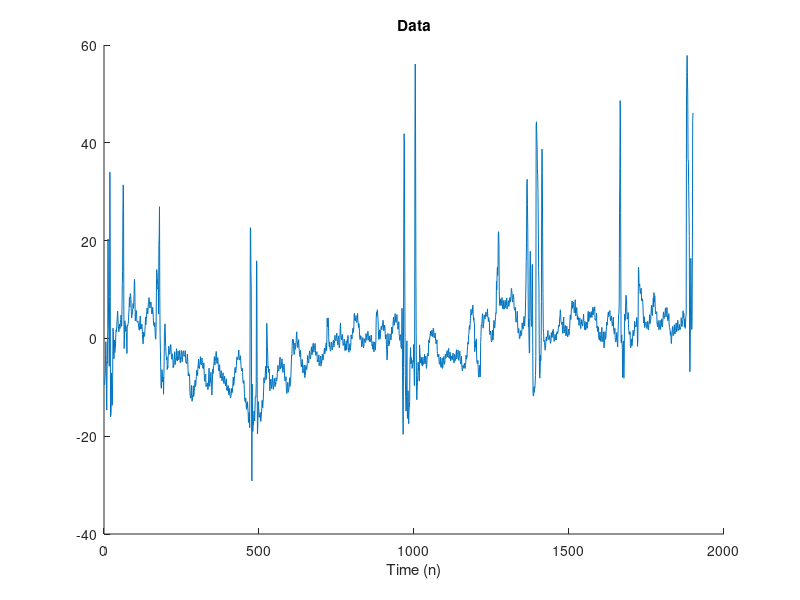

The MATLAB script that drew this image: (Note: this script raises an error after producing the figure.)
%% TARA_Example2: Transient Artifact Reduction Algorithm (TARA)
% TARA is designed to remove step and spike artifacts from data
% with low-frequency and white stochasitc components. 

%% Start

clear
% close all

printme = @(filename) print('-dpdf', sprintf('figures/TARA_Example2_%s', filename));


%% Load data

data = load('data/wl1_col02.txt');

y = data;

N = length(y);
n = 1:N;

figure(1)
clf
plot(y);
% xlim([900 1800])
box off
title('Data')
xlabel('Time (n)')


%% Set parameters

% Filter parameters:
fc = 0.03;          % fc : cut-off frequency (cycles/sample) (0 < fc < 0.5);
d = 1;              % d : filter order parameter (d = 1, 2, or 3)

% TARA parameters
theta = 0.05;
beta = 1.4;
ps = 1.0;   % psuedo sigma (psuedo noise)


%% Define filters
% The high-pass filter is H = B*inv(A)
% where A and B are banded matrices (sparse data type in MATLAB)

[A, B, B1] = BAfilt(d, fc, N);

H = @(x) B*(A\x);           % H : high-pass filter

L = @(x) x - [nan(d,1); H(x); nan(d,1)];          % L : low-pass filter

x_lpf = L(y);               % x_lpf : Apply low-pass filter to data


%% Low-pass filter (LPF)
% Apply the low-pass filter to the data. Observe that the output of the low-pass filter does not
% closely follow the slowly varying background trend. The brief pulses in the
% data cause the output of the low-pass filter to deviate from the 
% background trend.

figure(1)
clf
plot(n, y, 'r', n, x_lpf)
xlim([900 1800])
title('Low-pass filtering')
legend('Raw data', 'LPF output')


%% TARA with L1 norm penalty
% TARA: Transient artifact reducation algortithm 

Nit = 100;

% Run TARA
[x1, x2, f, cost, lam0, lam1, lam2] = tara2_L1(y, d, fc, theta, beta, ps, Nit);

txt = sprintf('fc = %.3f, d = %d, theta = %.3f, beta = %.3f, sigma = %.3f, %d iterations', fc, d, theta, beta, ps, Nit);

%%
% Cost function history

figure(1)
clf
plot(1:Nit, cost)
xlabel('iterations')
title('Cost function history')
box off

%% Display output

signals = [data x1 x2 x1+x2 data-x1-x2];
labels = {'Raw data','Type 1 artifact', 'Type 2 artifact', 'Total artifact', 'Corrected data'};
M = length(labels);
gap = 60;

figure(2)
clf
plot(n, bsxfun(@plus, -(0:M-1)*gap, signals), 'black')
% xlim([900 1800])
xlim([0 N])
tt = text(600*ones(1,M), gap*(0.3-(0:M-1)), labels);
title('TARA (L1 norm penalty)')
xlabel( txt )

orient tall
printme('L1')


%% Verifications

if 0
    % Verify that programs tara_L1 and tara2_L1 return the same output
    % signals:
    [x1_, x2_, f_, cost_] = tara_L1(y, d, fc, lam0, lam1, lam2, Nit);       % Run TARA

    % The following values should be zero or approximately zero
    disp( max(abs(x1 - x1_)) )
    disp( max(abs(x2 - x2_)) )
    disp( max(abs(f - f_)) )
    disp( max(abs(cost - cost_)) )
end

if 0
    % Verify that programs tara2 and tara2_L1 return the same output when pen = 'L1'
    pen = 'L1';
    [x1_, x2_, f_, cost_] = tara2(y, d, fc, theta, beta, ps, pen, 0, 0, 0, Nit);
    
    disp( max(abs(x1 - x1_)) )
    disp( max(abs(x2 - x2_)) )
    disp( max(abs(f - f_)) )
end

if 0
    % Verify that programs tara and tara2_L1 return the same output when pen = 'L1'
    pen = 'L1';
    [x1_, x2_, f_, cost_] = tara(y, d, fc, lam0, lam1, lam2, pen, 0, 0, 0, Nit);
    
    disp( max(abs(x1 - x1_)) )
    disp( max(abs(x2 - x2_)) )
    disp( max(abs(f - f_)) )
end


%% TARA with non-convex penalty

pen = 'atan';
r = 0.5;

% Initialize with L1 solution
[x1, x2, f, cost_, u1, u2] = tara2(y, d, fc, theta, beta, ps, 'L1', 0, 0, 0, Nit);
[x1_ncvx, x2_ncvx, f_ncvx, cost_ncvx] = tara2(y, d, fc, theta, beta, ps, pen, r, r, r, Nit, u1, u2);

txt2 = sprintf('%s penalty, r0 = %.2f, r1 = %.2f, r2 = %.2f', pen, r, r, r);

%%
% Cost function history

figure(1)
clf
plot(1:Nit, cost_ncvx)
xlabel('iterations')
title('Cost function history')
box off


%% Display output

signals = [data x1_ncvx x2_ncvx x1_ncvx+x2_ncvx data-x1_ncvx-x2_ncvx];
labels = {'Raw data','Type 1 artifact', 'Type 2 artifact', 'Total artifact', 'Corrected data'};
M = length(labels);
gap = 60;

figure(2)
clf
plot(n, bsxfun(@plus, -(0:M-1)*gap, signals), 'black')
% xlim([900 1800])
xlim([0 N])
tt = text(600*ones(1,M), gap*(0.3-(0:M-1)), labels);
title('TARA (atan penalty)')
xlabel({txt, txt2})

orient tall
printme('atan')


%% Display detail

xlim([900 1800])
tt = text(1100*ones(1,M), gap*(0.3-(0:M-1)), labels);

orient tall
printme('atan_detail')


%% Verification

if 0
    % Verify that 'tara' and 'tara2' return the same ouput
    [x1_ncvx, x2_ncvx, f_ncvx, cost_ncvx, u1, u2, lam0, lam1, lam2, a0, a1, a2] ...
        = tara2(y, d, fc, theta, beta, ps, pen, r, r, r, Nit, u1, u2);

    % Initialize with L1 solution
    [x1, x2, f, cost_, u1, u2] = tara(y, d, fc, lam0, lam1, lam2, 'L1', 0, 0, 0, Nit);
    [x1_ncvx_, x2_ncvx_, f_ncvx_, cost_ncvx_] = tara(y, d, fc, lam0, lam1, lam2, pen, a0, a1, a2, Nit, u1, u2);
    
    ma = @(x) max(abs(x(:)));
    disp( ma(x1_ncvx - x1_ncvx_) )
    disp( ma(x2_ncvx - x2_ncvx_) )
    disp( ma(f_ncvx - f_ncvx_) )
    disp( ma(cost_ncvx - cost_ncvx_) )
    
end
